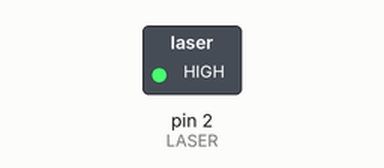
Recording of a sketch running on a simulated Arduino Uno, built with avr-gcc and run on an emulated ATmega328P. Shown: switched loads named in the sketch (green lamp = pin HIGH). Dashed ring = blinking.

Above: at 0.5 s.
Timing chart, 0 to 4.6 s (numbered marks = the images above):
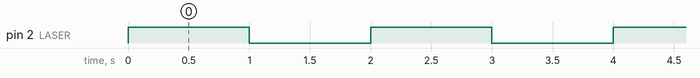

Measured:
- by itself, pin 2 (LASER): alternates HIGH for 1.0 s and LOW for 1.0 s

The sketch:

do_laser.ino
```cpp
#define LASER 2

void setup()
{
  pinMode(LASER, OUTPUT);
}

void loop()
{
  digitalWrite(LASER, HIGH);
  delay(1000); // ms
  digitalWrite(LASER, LOW);
  delay(1000);
}
```
